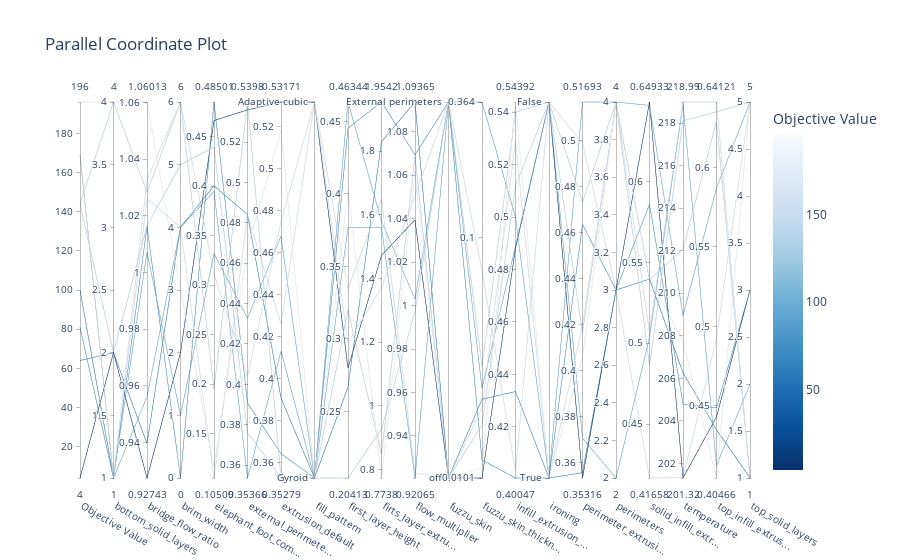

The notebook cell this image was saved under:
### Code cell
fig = optuna.visualization.plot_parallel_coordinate(study, params=['first_layer_height', 'perimeters', 'top_solid_layers', 'bottom_solid_layers', 'fuzzu_skin', 'fuzzu_skin_thickness', 'fill_pattern', 'ironing', 'brim_width', 'extrusion_default', 'firts_layer_extrusion_width', 'perimeter_extrusion_width', 'external_perimeter_extrusion_width', 'infill_extrusion_width', 'solid_infill_extrusion_width', 'top_infill_extrusion_width', 'bridge_flow_ratio', 'elephant_foot_compensation', 'flow_multiplier', 'temperature'])
fig.show()

### Figure 1 — Plotly figure (JSON) as saved in the notebook; plotly's stock layout.template omitted (floating-point values rounded to 4 significant figures)
{"data": [{"dimensions": [{"label": "Objective Value", "range": [4, 196], "values": [64, 100, 100, 169, 4, 196, 81, 169, 144, 144]}, {"label": "bottom_solid_layers", "range": [1, 4], "values": [2, 1, 1, 1, 2, 4, 1, 1, 4, 2]}, {"label": "bridge_flow_ratio", "range": [0.9274, 1.06], "values": [0.9396, 0.9561, 1.007, 1.033, 0.9274, 1.06, 1.016, 1.026, 1.028, 1.016]}, {"label": "brim_width", "range": [0, 6], "values": [4, 4, 1, 6, 2, 3, 0, 4, 6, 5]}, {"label": "elephant_foot_com...", "range": [0.1051, 0.485], "values": [0.4004, 0.3946, 0.3319, 0.3108, 0.4663, 0.1165, 0.485, 0.1051, 0.195, 0.4394]}, {"label": "external_perimete...", "range": [0.3537, 0.5398], "values": [0.4841, 0.3537, 0.4328, 0.404, 0.5359, 0.4672, 0.3907, 0.4838, 0.5398, 0.3762]}, {"label": "extrusion_default", "range": [0.3528, 0.5317], "values": [0.3909, 0.4131, 0.4679, 0.4747, 0.5317, 0.5184, 0.3644, 0.426, 0.3528, 0.353]}, {"label": "fill_pattern", "range": [0, 1], "ticktext": ["Gyroid", "Adaptive cubic"], "tickvals": [0, 1], "values": [0, 0, 0, 1, 1, 0, 0, 1, 0, 0]}, {"label": "first_layer_height", "range": [0.2041, 0.4634], "values": [0.2668, 0.3769, 0.4634, 0.3346, 0.28, 0.4022, 0.4454, 0.2975, 0.2041, 0.3198]}, {"label": "firts_layer_extru...", "range": [0.7738, 1.954], "values": [1.829, 1.561, 1.58, 1.651, 1.473, 0.7738, 1.954, 1.371, 0.9281, 0.8467]}, {"label": "flow_multiplier", "range": [0.9206, 1.094], "values": [1.094, 0.9206, 1.003, 0.9229, 1.039, 1.061, 1.069, 1.051, 0.9972, 1.069]}, {"label": "fuzzu_skin", "range": [0, 1], "ticktext": ["off", "External perimeters"], "tickvals": [0, 1], "values": [0, 1, 1, 0, 0, 0, 1, 1, 1, 0]}, {"label": "fuzzu_skin_thickn...", "range": [-1.995, -0.4385], "ticktext": ["0.0101", "0.1", "0.364"], "tickvals": [-1.995, -1, -0.4385], "values": [-1.669, -0.4385, -1.624, -1.706, -1.995, -1.953, -1.921, -1.135, -1.532, -1.775]}, {"label": "infill_extrusion_...", "range": [0.4005, 0.5439], "values": [0.4335, 0.5, 0.4889, 0.5292, 0.4882, 0.5439, 0.4005, 0.403, 0.54, 0.5119]}, {"label": "ironing", "range": [0, 1], "ticktext": ["True", "False"], "tickvals": [0, 1], "values": [0, 0, 1, 0, 1, 0, 0, 1, 1, 1]}, {"label": "perimeter_extrusi...", "range": [0.3532, 0.5169], "values": [0.3555, 0.5169, 0.3705, 0.4198, 0.3532, 0.4058, 0.4636, 0.4991, 0.4734, 0.4164]}, {"label": "perimeters", "range": [2, 4], "values": [3, 4, 2, 4, 3, 4, 3, 3, 4, 4]}, {"label": "solid_infill_extr...", "range": [0.4166, 0.6493], "values": [0.5397, 0.6472, 0.5035, 0.507, 0.6493, 0.5403, 0.586, 0.4166, 0.5392, 0.4862]}, {"label": "temperature", "range": [201.3, 219.0], "values": [206.3, 209.0, 218.9, 219.0, 201.3, 207.8, 204.8, 201.3, 212.1, 218.1]}, {"label": "top_infill_extrus...", "range": [0.4047, 0.6412], "values": [0.4351, 0.587, 0.4125, 0.6412, 0.4431, 0.4047, 0.4489, 0.4925, 0.6289, 0.635]}, {"label": "top_solid_layers", "range": [1, 5], "values": [1, 5, 2, 1, 3, 5, 3, 5, 1, 5]}], "labelangle": 30, "labelside": "bottom", "line": {"color": [64, 100, 100, 169, 4, 196, 81, 169, 144, 144], "colorbar": {"title": {"text": "Objective Value"}}, "colorscale": [[0, "rgb(247,251,255)"], [0.125, "rgb(222,235,247)"], [0.25, "rgb(198,219,239)"], [0.375, "rgb(158,202,225)"], [0.5, "rgb(107,174,214)"], [0.625, "rgb(66,146,198)"], [0.75, "rgb(33,113,181)"], [0.875, "rgb(8,81,156)"], [1, "rgb(8,48,107)"]], "reversescale": true, "showscale": true}, "type": "parcoords"}], "layout": {"title": {"text": "Parallel Coordinate Plot"}}}
